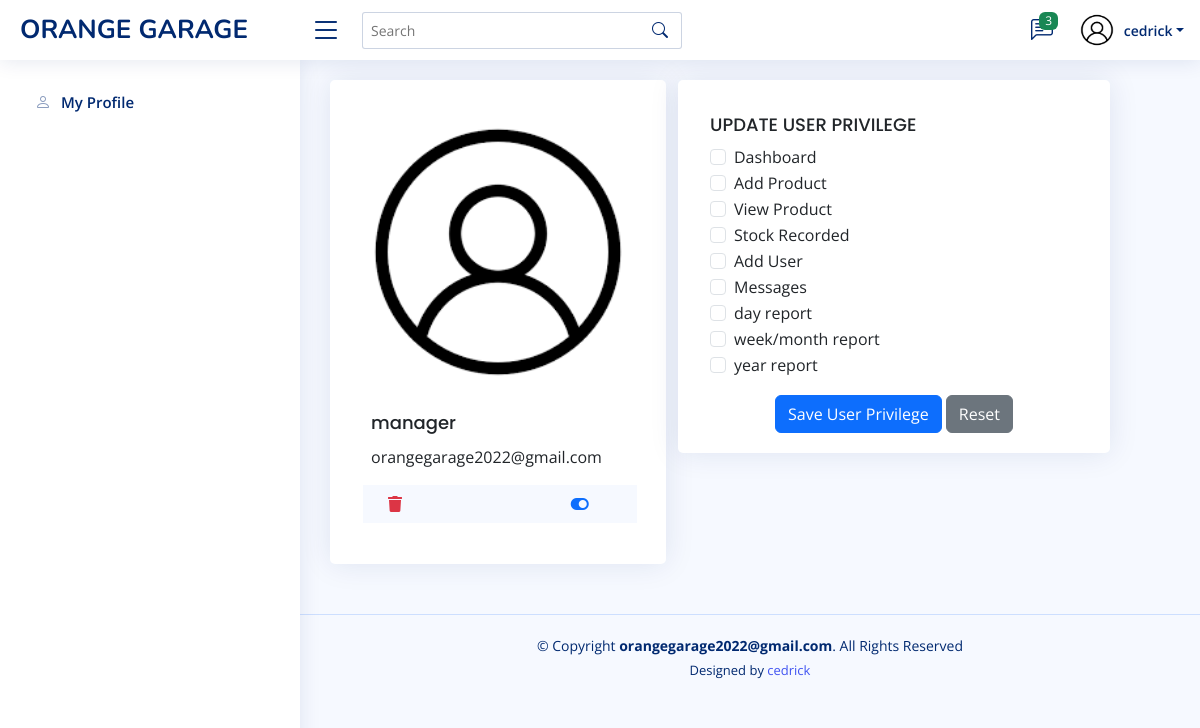
The page /workers/one-user.php?id=1 (signed in) on the database its author committed.
### tables this page shows
CREATE TABLE `users` (
  `id` int(11) NOT NULL,
  `names` varchar(30) NOT NULL,
  `email` varchar(30) NOT NULL,
  `phone` varchar(30) NOT NULL,
  `image` varchar(200) NOT NULL,
  `about` varchar(150) NOT NULL,
  `role` varchar(30) NOT NULL,
  `password` varchar(30) NOT NULL,
  `active` int(11) NOT NULL
);

### workers/one-user.php (the view, shortened to what this page needs)
<?php
include ('connection.php');
$idd= intval($_GET['id']);
?>
<!DOCTYPE html>
<html lang="en">
<head>
  <link href="assets/vendor/bootstrap/css/bootstrap.min.css" rel="stylesheet">
  <link href="assets/vendor/bootstrap-icons/bootstrap-icons.css" rel="stylesheet">
  <link href="assets/vendor/boxicons/css/boxicons.min.css" rel="stylesheet">
  <link href="assets/vendor/quill/quill.snow.css" rel="stylesheet">
  <link href="assets/vendor/quill/quill.bubble.css" rel="stylesheet">
  <link href="assets/vendor/remixicon/remixicon.css" rel="stylesheet">
  <link href="assets/vendor/simple-datatables/style.css" rel="stylesheet">
  <link href="assets/css/style.css" rel="stylesheet">
  <link href="https://cdnjs.cloudflare.com/ajax/libs/font-awesome/5.15.4/css/all.min.css" rel="stylesheet">
</head>
<body>
  <?php
  include ("./includes/header.php");
  include ("./includes/menu.php");
  ?>
  <main id="main" class="main">
    <section class="section dashboard">
      <div class="row">
        <?php
        $query = "SELECT * FROM users WHERE id = $idd";
        $result = mysqli_query($connection, $query);
        if (mysqli_num_rows($result) > 0) {
          while ($row = mysqli_fetch_assoc($result)) {
            ?>
            <div class="col-xxl-4 col-md-5">
              <div class="card info-card">
                <div class="card-body">
                  <br>
                  <img src="./assets/img/av.png" class="card-img-top" style='height:auto;width:100%'>
                  <div class="card-body">
                    <p class="card-title"><?php echo $row['names']; ?></p>
                    <p class="card-text"><?php echo $row['email']; ?></p>
                    <div class="ps-1">
                      <div class="row" style='background-color:#f6f9ff;margin-top:0.2cm'>
                        <div class="col-8">
                          <a href="user-delete.php?userId=<?php echo $row['id']; ?>">
                            <button class="btn" data-bs-toggle="tooltip" data-bs-placement="bottom" title="Delete">
                              <i class="fas fa-trash text-danger"></i>
                            </button>
                          </a>
                        </div>
                        <div class="col-4">
                          <?php
                          if ($row['active'] == 1) {
                            echo '<button class="btn " onclick="confirmDeactivation(' . $row['id'] . ', \'' . $row['names'] . '\')" data-bs-toggle="tooltip" data-bs-placement="bottom" title="Deactivate">';
                            echo '<i class="fas fa-toggle-on text-primary"></i>';
                            echo '</button>';
                          } else {
                            echo '<button class="btn" onclick="confirmActivation(' . $row['id'] . ', \'' . $row['names'] . '\')" data-bs-toggle="tooltip" data-bs-placement="bottom" title="Activate">';
                            echo '<i class="fas fa-toggle-off text-success"></i>';
                            echo '</button>';
                          }
                          ?>
                        </div>
                      </div>
                    </div>
                  </div>
                </div>
              </div>
            </div>
            <?php
          }
        } else {
          echo '<p>No users found</p>';
        }
        ?>
        <div class="col-lg-6">
          <div class="row">
            <div class="card">
              <div class="card-body">
                <br>
                <h5 class="card-title">UPDATE USER PRIVILEGE</h5>
                <?php
                $privileges = [
                  "Dashboard",
                  "Add Product",
                  "View Product",
                  "Stock Recorded",
                  "Add User",
                  "Messages",
                  "day report",
                  "week/month report",
                  "year report",
                ];
                ?>
                <form class="row g-3" action='one-user.php' method="post">
                  <div class="col-md-12">
                    <?php foreach ($privileges as $privilege): ?>
                      <div class="form-check">
                        <input class="form-check-input" type="checkbox" name="privilege[]"
                          id="privilege_<?php echo $privilege; ?>" value="<?php echo $privilege; ?>">
                        <label class="form-check-label" for="privilege_<?php echo $privilege; ?>">
                          <?php echo $privilege; ?>
                        </label>
                      </div>
                    <?php endforeach; ?>
                  </div>
                  <br>
                  <div class="text-center">
                    <button type="submit" name="saveuser" class="btn btn-primary">Save User Privilege</button>
                    <button type="reset" class="btn btn-secondary">Reset</button>
                  </div>
                </form>
              </div>
            </div>
          </div>
        </div>
      </div>
    </section>
  </main>
  <?php
  include ("./includes/footer.php");
  ?>
</body>
</html>

### workers/includes/header.php (shortened to what this page needs)
<?php
$userid=$_SESSION['id'];
$ok1 = mysqli_query($connection, "select * from users where id=$userid");
                  while ($row = mysqli_fetch_array($ok1)) {
                    $names = $row["names"];
                    $image = $row["image"];
                }
?>
<header id="header" class="header fixed-top d-flex align-items-center">
  <div class="d-flex align-items-center justify-content-between">
    <a href="" class="logo d-flex align-items-center">
      <span class="d-none d-lg-block">ORANGE GARAGE</span>
    </a>
    <i class="bi bi-list toggle-sidebar-btn"></i>
  </div>
  <div class="search-bar">
    <form class="search-form d-flex align-items-center" method="POST" action="#">
      <input type="text" name="query" placeholder="Search" title="Enter search keyword">
      <button type="submit" title="Search"><i class="bi bi-search"></i></button>
    </form>
  </div>
  <nav class="header-nav ms-auto">
    <ul class="d-flex align-items-center">
      <li class="nav-item dropdown">
        <a class="nav-link nav-icon" href="#" data-bs-toggle="dropdown">
          <i class="bi bi-chat-left-text"></i>
          <span class="badge bg-success badge-number">3</span>
        </a>
      </li>
      <li class="nav-item dropdown pe-3">
        <a class="nav-link nav-profile d-flex align-items-center pe-0" href="#" data-bs-toggle="dropdown">
          <img src="<?php echo $image ?>" alt="Profile" class="rounded-circle" style="height:1cm;width:1cm">
          <span class="d-none d-md-block dropdown-toggle ps-2"><?php echo $names; ?></span>
        </a>
      </li>
    </ul>
  </nav>
</header>

### workers/assets/css/style.css (style rules this page uses)
:root { scroll-behavior: smooth; }
body { font-family: "Open Sans", sans-serif; background: #f6f9ff; color: #444444; }
a { color: #4154f1; text-decoration: none; }
h1, h2, h3, h4, h5, h6 { font-family: "Nunito", sans-serif; }
#main { margin-top: 60px; padding: 20px 30px; transition: all 0.3s; }
.card { margin-bottom: 30px; border: none; border-radius: 5px; box-shadow: 0px 0 30px rgba(1, 41, 112, 0.1); }
.card-title { padding: 10px 0 1px 0; font-size: 18px; font-weight: 500; font-family: "Poppins", sans-serif; }
.card-body { padding: 0 20px 20px 20px; }
.logo { line-height: 1; }
@media (min-width: 1200px) { .logo { width: 280px; } }
.logo span { font-size: 26px; font-weight: 700; color: #012970; font-family: "Nunito", sans-serif; }
.header { transition: all 0.5s; z-index: 997; height: 60px; box-shadow: 0px 2px 20px rgba(1, 41, 112, 0.1); background-color: #fff; padding-left: 20px; }
.header .toggle-sidebar-btn { font-size: 32px; padding-left: 10px; cursor: pointer; color: #012970; }
.header .search-bar { min-width: 360px; padding: 0 20px; }
.header .search-form { width: 100%; }
.header .search-form input { border: 0; font-size: 14px; color: #012970; border: 1px solid rgba(1, 41, 112, 0.2); padding: 7px 38px 7px 8px; border-radius: 3px; transition: 0.3s; width: 100%; }
.header .search-form button { border: 0; padding: 0; margin-left: -30px; background: none; }
.header .search-form button i { color: #012970; }
.header-nav ul { list-style: none; }
.header-nav>ul { margin: 0; padding: 0; }
.header-nav .nav-icon { font-size: 22px; color: #012970; margin-right: 25px; position: relative; }
.header-nav .nav-profile { color: #012970; }
.header-nav .nav-profile img { max-height: 36px; }
.header-nav .nav-profile span { font-size: 14px; font-weight: 600; }
.header-nav .badge-number { position: absolute; inset: -2px -5px auto auto; font-weight: normal; font-size: 12px; padding: 3px 6px; }
@media (min-width: 1200px) { #main, #footer { margin-left: 300px; } }
.dashboard .info-card { padding-bottom: 4px; padding: 1px; }

### workers/one-user.php (style rules this page uses)
ul li { list-style: none; }

### rows shown on the page
users: image (picture), names "cedrick"
users: names "manager", email "orangegarage2022@gmail.com"

### other values the page prints
$privilege "Dashboard"
$privilege "Add Product"
$privilege "View Product"
$privilege "Stock Recorded"
$privilege "Add User"
$privilege "Messages"
$privilege "day report"
$privilege "week/month report"
$privilege "year report"
